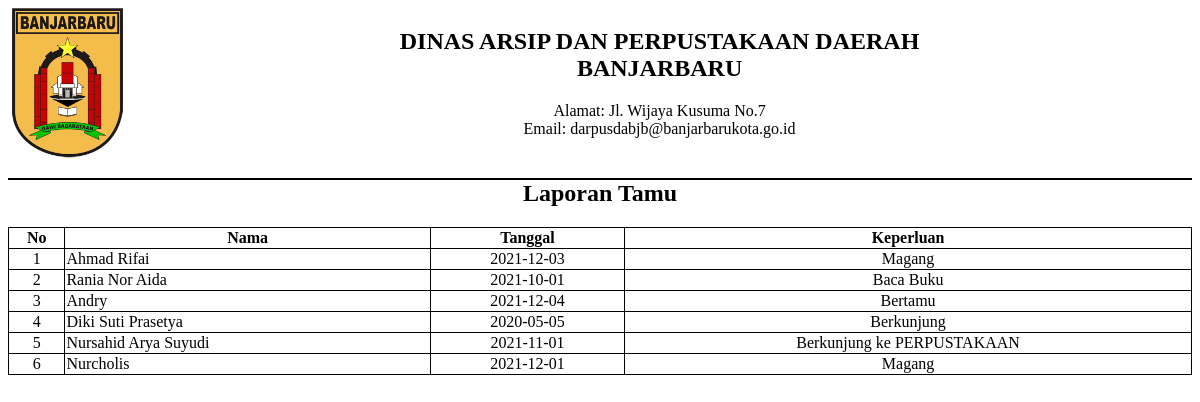
Screenshot of /laporan/laporan_seluruh_tamu.php with the database file from the repository.
### tables this page shows
CREATE TABLE `tabel_buku_tamu` (
    id_tamu INT NOT NULL AUTO_INCREMENT,
    id_user INT NOT NULL,
    id_ruangan INT NOT NULL,
    nama VARCHAR(255) NOT NULL,
    tanggal DATE NOT NULL,
    jam_masuk TIME NOT NULL,
    jam_keluar TIME NULL,
    alamat VARCHAR(255) NOT NULL,
    nomor_handphone VARCHAR(15) NOT NULL,
    keperluan VARCHAR(255) NOT NULL,
    status_kunjungan ENUM('SEDANG BERKUNJUNG', 'TELAH BERKUNJUNG') NOT NULL,
    kesan_kunjungan TEXT NOT NULL,
    PRIMARY KEY (id_tamu),
    FOREIGN KEY (id_user) REFERENCES tabel_user (id_user)
);

### laporan/laporan_seluruh_tamu.php (the view, shortened to what this page needs)
<!DOCTYPE html>
<html lang="en">
<head>
</head>
<body>
    <div class="container">
        <div id="kop" class="d-flex justify-content-center gap-5">
            <img src="../assets/img/Lambang_Kota_Banjarbaru.png" height="150" alt="">
            <div class="text-center" style="flex: 1;">
                <h2>
                    DINAS ARSIP DAN PERPUSTAKAAN DAERAH
                    <br>
                    BANJARBARU
                </h2>
                <p>
                    Alamat: Jl. Wijaya Kusuma No.7
                    <br>
                    Email: darpusdabjb@banjarbarukota.go.id
                </p>
            </div>
        </div>
        <h2 class="text-center my-3" style="border-top: 2px solid black;">Laporan Tamu</h2>
        <table>
            <thead>
                <tr>
                    <th class="text-center">No</th>
                    <th>Nama</th>
                    <th>Tanggal</th>
                    <th>Keperluan</th>
                </tr>
            </thead>
            <tbody>
                <?php
                $no = 1;
                require_once "../database/koneksi.php";
                $result = $mysqli->query("SELECT * FROM tabel_buku_tamu ORDER BY id_tamu DESC");
                ?>
                <?php if ($result->num_rows) : ?>
                    <?php while ($row = $result->fetch_assoc()) : ?>
                        <tr>
                            <td class="text-center"><?= $no++; ?></td>
                            <td><?= $row['nama']; ?></td>
                            <td class="text-center"><?= $row['tanggal']; ?></td>
                            <td class="text-center"><?= $row['keperluan']; ?></td>
                        </tr>
                    <?php endwhile; ?>
                <?php endif; ?>
            </tbody>
        </table>
    </div>
</body>
</html>

### laporan/laporan_seluruh_tamu.php (style rules this page uses)
table, th, td { border: 1px solid black; border-collapse: collapse; }
table { width: 100%; }
.text-center { text-align: center; }
#kop { display: flex; justify-content: center; }

### rows the page displays
tabel_buku_tamu: nama "Ahmad Rifai", tanggal "2021-12-03", keperluan "Magang"
tabel_buku_tamu: nama "Rania Nor Aida", tanggal "2021-10-01", keperluan "Baca Buku"
tabel_buku_tamu: nama "Andry", tanggal "2021-12-04", keperluan "Bertamu"
tabel_buku_tamu: nama "Diki Suti Prasetya", tanggal "2020-05-05", keperluan "Berkunjung"
tabel_buku_tamu: nama "Nursahid Arya Suyudi", tanggal "2021-11-01", keperluan "Berkunjung ke PERPUSTAKAAN"
tabel_buku_tamu: nama "Nurcholis", tanggal "2021-12-01", keperluan "Magang"
